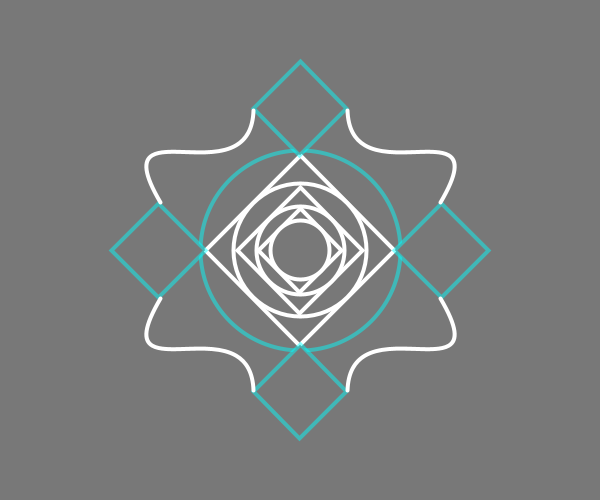
Frame 1 (no input)
Frame 60 (the mouse pressed at the canvas centre just before this capture): identical to frame 1, image omitted
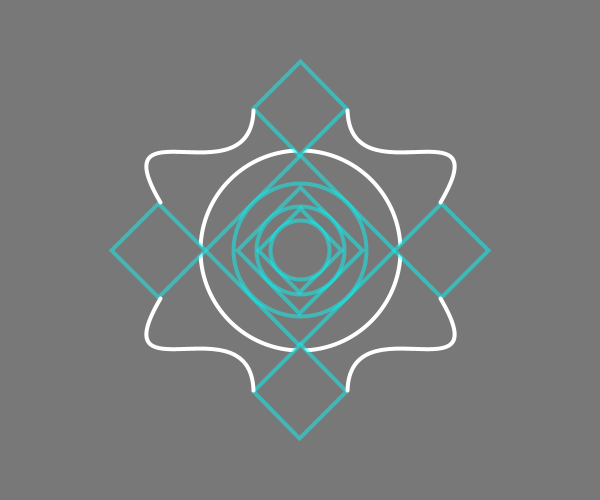
Frame 120 (the mouse held since frame 60 and released just before this capture)

The Processing sketch that drew these frames (run headless with seeded random() and noise(); from frame 60 on, the mouse is pressed at the canvas centre):

// Processing sketch: FinalLogo
// ── FinalLogo.pde
/*
Nicholas Miller.
This is part 2 of the assignment!
This is an interactive 'snowflake'.
You can click the diamonds and they change to white.
You can click the center and it flips to blue.
You can click away from the snowflake and the background changes colors
  and the snowflake spins UNTIL you click on the snowflake again!
*/

int center = 200;
Boolean leftDiamWhite = false;
Boolean topDiamWhite = false;
Boolean rightDiamWhite = false;
Boolean bottomDiamWhite = false;
Boolean flippedCenterColor = false;

float rot = 0.0;
Boolean offScreen = false;
Boolean reset = false;
float randomGray = 120;

void setup() {
  size(600, 500);
  rectMode(CENTER);
  ellipseMode(CENTER);
  background(randomGray);
  fill(randomGray);
  stroke(0, 255, 255, 120);
  strokeWeight(4);
  frameRate(8);
}

void draw() {
  if (offScreen == true) {
    setRandomGray();
  }
  else {
    randomGray = 120;
  }
  background(randomGray);
  fill(randomGray);
  translate(width/2, height/2);  
  
  rotate(rot);
  
  if (offScreen == true) {
    rot -= (PI/32.0);
  }
  
  drawSnowflake();
  
  if (reset == true) {
    rot = 0;
  }
  
}

void drawSnowflake() {
  //Draw Central Circle
  //stroke(0, 255, 255, 120);
  setBlueOrWhite(flippedCenterColor);
  ellipse(0, 0, center, center);
  
  //Draw Central Diamond
  //stroke(255, 255, 255, 255);
  setBlueOrWhite(!flippedCenterColor);
  rotate(PI/4.0);
  rect(0, 0, 2*center/3, 2*center/3);
  
  //Draw all the central diamonds and circles
  rotate(-PI/4.0);
  ellipse(0, 0, 2*center/3, 2*center/3);
  
  rotate(PI/4.0);
  rect(0, 0, 4*center/9, 4*center/9);
  
  rotate(-PI/4.0);
  ellipse(0, 0, 4*center/9, 4*center/9);
  
  rotate(PI/4.0);
  rect(0, 0, 8*center/27, 8*center/27);
  
  rotate(-PI/4.0);
  ellipse(0, 0, 8*center/27, 8*center/27);
  
  //Draw four outer Diamonds
  rotate(PI/4.0);

  //Bottom Diamond
  setBlueOrWhite(bottomDiamWhite);
  rect(center/2, center/2, 2*center/6, 2*center/6);
  
  //Right Diamond
  setBlueOrWhite(rightDiamWhite);
  rect(center/2, -center/2, 2*center/6, 2*center/6);
  
  //Left Diamond
  setBlueOrWhite(leftDiamWhite);
  rect(-center/2, center/2, 2*center/6, 2*center/6);
  
  //Top Diamond
  setBlueOrWhite(topDiamWhite);
  rect(-center/2, -center/2, 2*center/6, 2*center/6);
  
  rotate(-PI/4.0);
  
  //Do all the curves
  //stroke(0, 255, 127, 255);
  stroke(255, 255, 255, 255);
  bezier(140, 48, 200, 150, 50, 50, 47, 140);
  bezier(-140, 48, -200, 150, -50, 50, -47, 140);
  
  bezier(140, -48, 200, -150, 50, -50, 47, -140);
  bezier(-140, -48, -200, -150, -50, -50, -47, -140);
  //Comment out the two lines above and un-comment the two lines below
  //If you want a spaceship like thing
  //bezier(140, -48, 200, 150, 50, 50, 47, -140);
  //bezier(-140, -48, -200, 150, -50, 50, -47, -140);
  
  stroke(0, 255, 255, 120);
}

void mousePressed() {
  if ((mouseX - width/2) < (center/2 - 50) && (mouseX - width/2) > (-center/2 + 50) && (mouseY + height/2) < 410 && (mouseY + height/2) > 310) {
    topDiamWhite = true;
  }
  else {
    topDiamWhite = false;
  }
  
  if ((mouseX - width/2) > (-center + 5) && (mouseX - width/2) < (-center/2 + 5) && (mouseY + height/2) < 550 && (mouseY + height/2) > 450) {
    leftDiamWhite = true;
  }
  else {
    leftDiamWhite = false;
  }
  
  if ((mouseX - width/2) < (center - 10) && (mouseX - width/2) > (center/2 - center/20) && (mouseY + height/2) < 550 && (mouseY + height/2) > 450) {
    rightDiamWhite = true;
  }
  else {
    rightDiamWhite = false;
  }
  
  if ((mouseX - width/2) < (center/2 - 50) && (mouseX - width/2) > (-center/2 + 50) && (mouseY - height/2) < 195 && (mouseY - height/2) > 90) {
    bottomDiamWhite = true;
  }
  else {
    bottomDiamWhite = false;
  }
  
  if ((mouseX - width/2) < 100 && (mouseX - width/2) > -100 && (mouseY - height/2) < 100 && (mouseY - height/2) > -100) {
    flippedCenterColor = true;
  }
  else {
    flippedCenterColor = false;
  }
  
  if ((mouseX - width/2) < (-center) || (mouseX - width/2) > (center) || (mouseY - height/2) > (center) || (mouseY - height/2) < (-center)) {
    offScreen = true;
    reset = false;
  }
  else {
    offScreen = false;
    reset = true;
  }
}

void setRandomGray() {
  randomGray = random(255);
}

void setBlueOrWhite(Boolean isDiamColor) {
  if (isDiamColor == true) {
    stroke(255, 255, 255, 255);
  }
  else {
    stroke(0, 255, 255, 120);
  }
}
